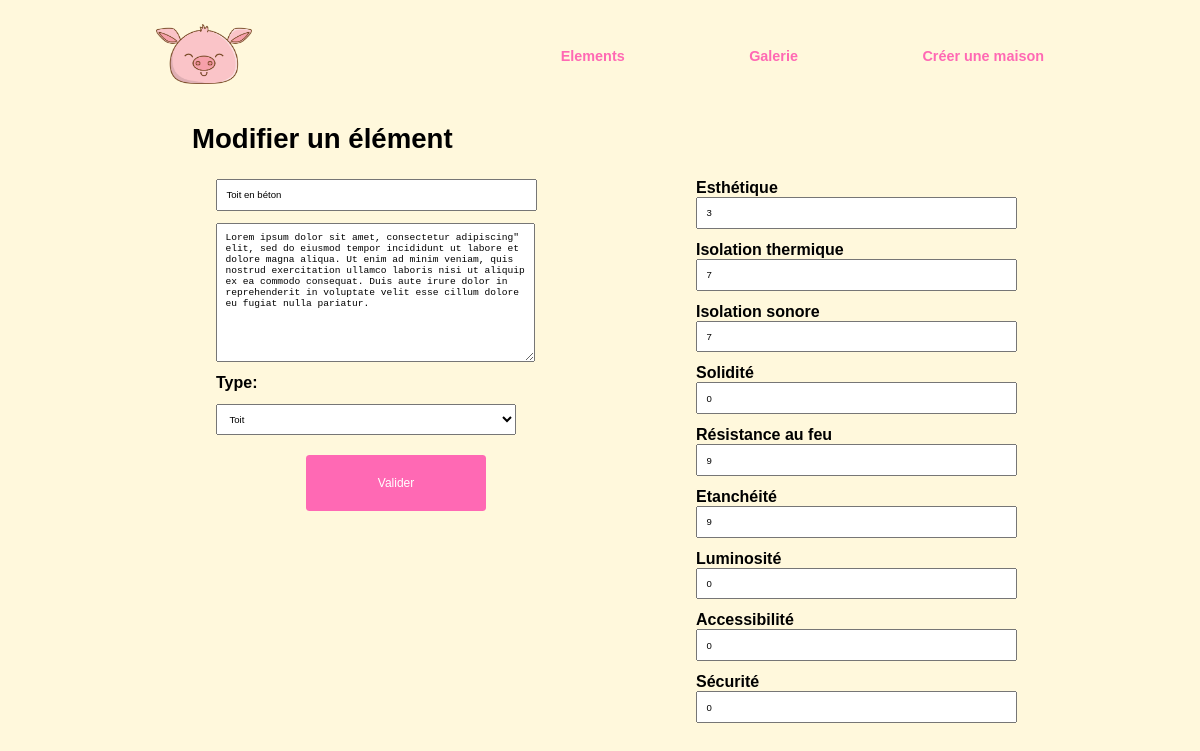
Page /element/modify/1 (signed in) on the committed database.
### tables this page shows
CREATE TABLE ELEMENT(
        Id_E          Int  Auto_increment  NOT NULL ,
        Name_E         Varchar (50) NOT NULL ,
        Image_E         Varchar (50) NOT NULL ,
        Description_E   Text, 
        Id_type         Int NOT NULL 
	,PRIMARY KEY (Id_E) 
    ,FOREIGN KEY (Id_type) REFERENCES TYPE(Id_T)
);

CREATE TABLE RELA_INDICATOR_ELEMENT(
        Id_I       Int NOT NULL ,
        Id_E       Int NOT NULL ,        
        Points     Int NOT NULL  
    ,PRIMARY KEY (Id_I, Id_E)
    ,FOREIGN KEY (Id_E) REFERENCES ELEMENT(Id_E)
    ,FOREIGN KEY (Id_I) REFERENCES INDICATOR(Id_I)
);

CREATE TABLE INDICATOR(
        Id_I       Int  Auto_increment  NOT NULL ,
        Name_I      Varchar (50) NOT NULL 
	,PRIMARY KEY (Id_I)
    
);

### controllers/Controller.php (called while the page is built, shortened)
<?php
class Controller{
	public function view($temp, $datatab=array()){
		include("views/".$temp);
	}
}

### controllers/ElementController.php (called while the page is built, shortened)
<?php
class ElementController extends Controller{
	public function view_modifier_formulaire(int $id){
		$elements = $this->Element->getById($id);
		$indicators = $this->Element->getElementIndicator($id);
		$this->view('modifyElements.php', compact('elements', 'indicators'));
	}
}

### models/Element.php (called while the page is built, shortened)
<?php
class Element extends Model
{
	public function __construct()
	{
		$this->table = "element";
		$this->idName = "Id_E";
	}
	public function getElementIndicator(int $id){
		$sql = "SELECT * FROM  indicator
				INNER JOIN rela_indicator_element
				ON rela_indicator_element.Id_I = indicator.Id_I
				WHERE Id_E = ?;";
		$query = $this->connexion->prepare($sql);
		$query->execute(array($id));
		return $query;
	}
}

### models/Model.php (called while the page is built, shortened)
<?php
class Model{
	protected $connexion;
	public $table;
	public $idName;
	public function __construct(){
		try{
			$this->connexion = new PDO("mysql:host=" . DB_HOST . ";dbname=" . DB_NAME, DB_USER, DB_PASSWORD);
		}catch(PDOException $exception){
			echo "Error :  " . $exception->getMessage();
		}
	}
	public function getById(int $id){
		$sql = "SELECT * FROM " . $this->table . " WHERE ".$this->idName." = ? ";
		$query = $this->connexion->prepare($sql);
		$query->execute(array($id));
		return $query;
	}
}

### views/modifyElements.php (the view, shortened to what this page needs)
<?php if(isset($_SESSION['ID'])){ ?>
<div class="contain">
    <?php
    foreach ($elements as $element) {
    }
    ?>
    <h2> Modifier un élément </h2>
    <form method="POST" action="/buildimac/element/update/<?= $element['Id_E']?>" enctype="multipart/form-data">
       <div class="formulaire">
            <div class="partie1">
                <input placeholder="Nom" type="text" id="name" name="name" class="name" value="<?= $element['Name_E']?>">
                <textarea placeholder="Description" id="desc" name="desc" class="desc" required><?= $element['Description_E']?></textarea>
                <label name="type" for="type">Type:</label>
                <select placeholder="Type" id="type" name="type" size="1">
                    <option <?php if($element['Id_type']==1){?> selected <?php } ?> value="1">Toit</option>
                </select>
        <input type="submit" class="submit" value="Valider">
            </div>
            <div class="partie2">
                <?php foreach ($indicators as $indicator) { ?>
                <label name="indicator" for="indicator"><?= $indicator['Name_I'] ?></label>
                <input value="<?= $indicator['Points'] ?>" type="number" name="<?= $indicator['Id_I'] ?>" min="0" max="10">
                <?php } ?>
            </div>
        </div>
    </form>
</div>
<?php
}else{
	echo "<script>alert(\"Vous n'êtes pas autorisé à accéder à cette page, si vous êtes admin connectez-vous.\")</script>";
    echo "<script>window.location.href=\"/buildimac\";</script>" ;
}
?>

### css/game.css (style rules this page uses)
:root { --end-esthe: 30%; --end-isother: 30%; --end-isoson: 30%; --end-soli: 30%; --end-resifeu: 30%; --end-etan: 30%; --end-lumi: 30%; --end-access: 30%; --end-secu: 30%; }

### css/style.css (style rules this page uses)
* { margin: 0; padding: 0; overflow-x: hidden; }
body { font-weight: bold; font-family: 'Gill Sans', 'Gill Sans MT', Calibri, 'Trebuchet MS', sans-serif; color: black ; background-color: cornsilk; box-sizing: border-box; margin: 1vw 8vw 3vw; }
.contain { width: 78vw; min-height: 80vh; position: relative; }
h2 { font-size: 2.3vw; margin: 2vw 8vw ; }
form { margin: 0 10vw; display: flex; align-items: center; flex-direction: column; text-align: left; width: 70vw; }
input { width: 25vw; padding: 0.7vw; margin: 0 0 1vw; font-size: 0.8vw; }
select { width: 25vw; padding: 0.7vw; margin: 1vw 0; font-size: 0.8vw; }
.desc { height: 15vh; width: 25vw; padding: 0.7vw; margin: 0 0 1vw; font-size: 0.8vw; }
.submit { min-height: 7vh; width: 15vw; border: none; font-size: 1vw; margin: 1vh 0; padding: 0.5vw 2vw; border-radius: 0.3vw; margin-left: auto; margin-right: auto; background-color: rgb(255, 105, 180); color: white ; transition: 0.1s ease-in-out; }
.formulaire { display: flex; flex-direction: row; }
.partie1, .partie2 { width: 30vw; display: flex; flex-direction: column; margin: 0 5vw; }

### rows in the picture
element: name "Toit en béton", desc "Lorem ipsum dolor sit amet, consectetur adipiscing\" elit, sed do eiusmod tempor incididunt ut labore et dolore magna aliqua. Ut enim ad minim veniam, quis nostrud exercitation ullamco laboris nisi ut aliquip ex ea commodo consequat. Duis aute irure dolor in reprehenderit in voluptate velit esse cillum dolore eu fugiat nulla pariatur.", type "Toit"
rela_indicator_element: Id_I.Name_I "Esthétique", Points "3"
rela_indicator_element: Id_I.Name_I "Isolation thermique", Points "7"
rela_indicator_element: Id_I.Name_I "Isolation sonore", Points "7"
rela_indicator_element: Id_I.Name_I "Solidité", Points "0"
rela_indicator_element: Id_I.Name_I "Résistance au feu", Points "9"
rela_indicator_element: Id_I.Name_I "Etanchéité", Points "9"
rela_indicator_element: Id_I.Name_I "Luminosité", Points "0"
rela_indicator_element: Id_I.Name_I "Accessibilité", Points "0"
rela_indicator_element: Id_I.Name_I "Sécurité", Points "0"
